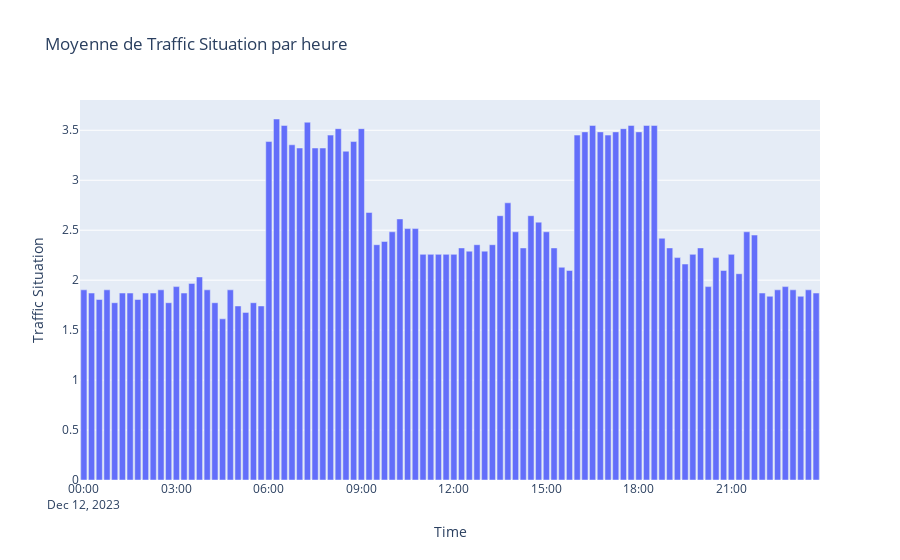

Write notebook code for a chart like this one.
### Markdown cell above
#### Average traffic by hour

### Code cell
hourly_df = df.copy()
hourly_df['Traffic Situation'] = hourly_df['Traffic Situation'].map(traffic_conversion)
hourly_df['Time'] = pd.to_datetime(hourly_df['Time'])
hourly_df = hourly_df.groupby('Time')['Traffic Situation'].mean().reset_index()
fig = px.bar(hourly_df, x='Time', y='Traffic Situation', title='Moyenne de Traffic Situation par heure')
fig.show()
